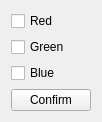
<?xml version="1.0" encoding="UTF-8"?>
<ui version="4.0">
 <class>HistogramEqualizationOptionWidget</class>
 <widget class="QWidget" name="HistogramEqualizationOptionWidget">
  <property name="geometry">
   <rect>
    <x>0</x>
    <y>0</y>
    <width>93</width>
    <height>110</height>
   </rect>
  </property>
  <property name="windowTitle">
   <string>Form</string>
  </property>
  <layout class="QVBoxLayout" name="verticalLayout">
   <item>
    <widget class="QCheckBox" name="redCheckBox">
     <property name="text">
      <string>Red</string>
     </property>
    </widget>
   </item>
   <item>
    <widget class="QCheckBox" name="greenCheckBox">
     <property name="text">
      <string>Green</string>
     </property>
    </widget>
   </item>
   <item>
    <widget class="QCheckBox" name="blueCheckBox">
     <property name="text">
      <string>Blue</string>
     </property>
    </widget>
   </item>
   <item>
    <widget class="QPushButton" name="confirmButton">
     <property name="text">
      <string>Confirm</string>
     </property>
    </widget>
   </item>
  </layout>
 </widget>
 <resources/>
 <connections/>
</ui>
